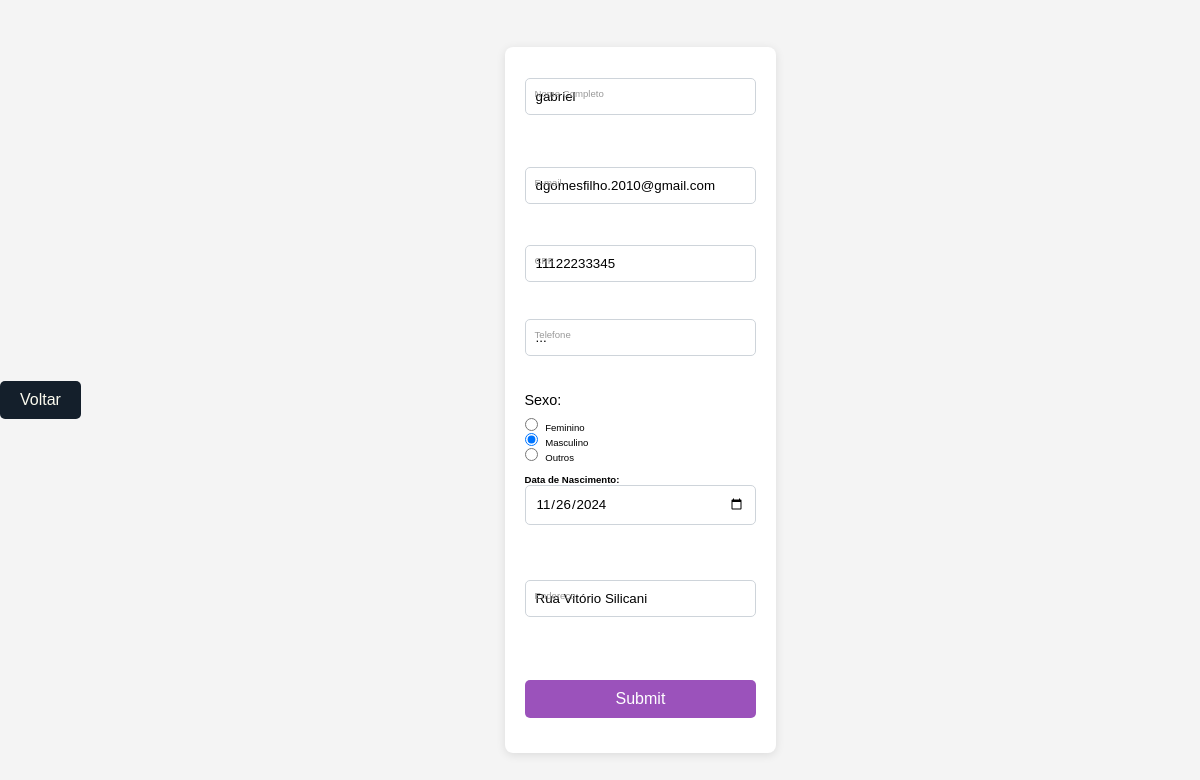
The page /editclientes.php?id=19 on the database its author committed.
### tables this page shows
CREATE TABLE `clientes` (
  `id` int(11) NOT NULL AUTO_INCREMENT,
  `nome` varchar(45) NOT NULL,
  `email` varchar(110) NOT NULL,
  `telefone` varchar(15) NOT NULL,
  `cpf` varchar(45) NOT NULL,
  `sexo` varchar(15) NOT NULL,
  `data_nascimento` date NOT NULL,
  `endereco` varchar(120) NOT NULL,
  PRIMARY KEY (`id`)
);

### editclientes.php (the view, shortened to what this page needs)
<?php
if (!empty($_GET['id'])) {
    include_once('config.php');
    $id = $_GET['id'];
    $sqlSelect = "SELECT * FROM clientes where id=$id";
    $result = $conexao->query($sqlSelect);
    if ($result->num_rows > 0) {
        while ($user_data = mysqli_fetch_assoc($result)) {
            $nome = $user_data['nome'];
            $email = $user_data['email'];
            $cpf = $user_data['cpf'];
            $telefone = $user_data['telefone'];
            $sexo = $user_data['sexo'];
            $data_nascimento = $user_data['data_nascimento'];
            $endereco = $user_data['endereco'];
        }
    } else {
        header('Location: clientes.php');
    }
}
?>
<!DOCTYPE html>
<html lang="pt-br">
<head>
    <link rel="stylesheet" href="FORMULARIOS.css">
</head>
<body>
    <div class="buttonVoltar">
        <a href="Funcionarios.php" class="btnVoltar">Voltar</a>
    </div>
    <div class="box">
        <form action="saveEditclientes.php" method="POST">
            <fieldset>
                <br>
                <div class="inputBox">
                    <input type="text" name="nome" id="nome" class="inputUser" value="<?php echo $nome ?>" required>
                    <label for="nome" class="labelInput">Nome Completo</label>
                    <br>
                </div>
                <br><br>
                <div class="inputBox">
                    <input type="text" name="email" id="email" class="inputUser" value="<?php echo $email ?>" required>
                    <label for="email" class="labelInput">E-mail</label>
                    <br>
                </div>
                <br>
                <div class="inputBox">
                    <input type="text" name="cpf" id="cpf" class="inputUser" value="<?php echo $cpf ?>" required>
                    <label for="cpf" class="labelInput">CPF</label>
                    <br>
                    <br><br>
                    <div class="inputBox">
                        <input type="tel" name="telefone" id="telefone" class="inputUser" value="<?php echo $telefone ?>" required>
                        <label for="telefone" class="labelInput">Telefone</label>
                    </div>
                    <br>
                    <p>Sexo:</p>
                    <input type="radio" id="feminino" name="sexo" value="feminino" <?php echo ($sexo == 'feminino') ? 'checked' : '' ?> required>
                    <label for="feminino">Feminino</label>
                    <br>
                    <input type="radio" id="masculino" name="sexo" value="masculino" <?php echo ($sexo == 'masculino') ? 'checked' : '' ?> required>
                    <label for="masculino">Masculino</label>
                    <br>
                    <input type="radio" id="outros" name="sexo" value="outros" <?php echo ($sexo == 'outros') ? 'checked' : '' ?> required>
                    <label for="outros">Outros</label>
                    <br><br>
                    <label for="data_nascimento"><b>Data de Nascimento:</b></label>
                    <input type="date" name="data_nascimento" id="data_nascimento" value="<?php echo $data_nascimento ?>" required>
                    <br><br><br>
                    <br>
                    <br><br>
                    <div class="inputBox">
                        <input type="text" name="endereco" id="endereco" class="inputUser" value="<?php echo $endereco ?>" required>
                        <label for="endereco" class="labelInput">Endereço</label>
                    </div>
                    <br>
                    <br><br>
                    <input type="submit" name="update" id="update">
            </fieldset>
        </form>
    </div>
</body>
</html>

### FORMULARIOS.css (style rules this page uses)
:root { --primeira-color: #9b52bb ; --segunda-color: #fcfbef ; --terceira-color:#141f2b ; --quarta-color:#6d6b7b ; --quinta-color:#b6bfc2 ; --branco: #ffffff ; --test-color: #ff0000; }
* { margin: 0; padding: 0; box-sizing: border-box; text-decoration: none; border: none; outline: none; scroll-behavior: smooth; font-family: "Poppins", sans-serif; }
html { font-size: 60%; overflow-x: hidden; }
.box { max-width: 600px; margin: 20px auto; padding: 20px; background-color: #fff; border-radius: 8px; box-shadow: 0 2px 10px rgba(0, 0, 0, 0.1); }
fieldset { border: none; }
.inputBox { position: relative; margin-bottom: 15px; }
.inputUser { width: 100%; padding: 10px; border: 1px solid #ced4da; border-radius: 5px; box-sizing: border-box; transition: border-color 0.3s; }
.labelInput { position: absolute; left: 10px; top: 10px; transition: 0.2s; color: #999; }
input[type="radio"] { margin-right: 5px; }
p { font-size: 1.5rem; margin: 10px 0; }
input[type="date"] { width: 100%; padding: 10px; border: 1px solid #ced4da; border-radius: 5px; box-sizing: border-box; transition: border-color 0.3s; }
input[type="submit"] { width: 100%; padding: 10px; border: none; border-radius: 5px; background-color: var(--primeira-color); color: white; font-size: 16px; cursor: pointer; transition: background-color 0.3s; }
.buttonVoltar { text-align: center; margin: 20px 0; }
.btnVoltar { display: inline-block; padding: 10px 20px; background-color: var(--terceira-color); color: var(--segunda-color); text-decoration: none; border-radius: 5px; font-size: 16px; transition: background-color 0.3s, transform 0.3s; }
body { font-family: Arial, sans-serif; background-color: #f4f4f4; display: flex; justify-content: center; align-items: center; height: 100vh; margin: 0; }
input[type="text"], input[type="password"] { width: 100%; padding: 10px; border: 1px solid #ced4da; border-radius: 5px; box-sizing: border-box; margin-bottom: 15px; transition: border-color 0.3s; }

### rows shown on the page
clientes: nome "gabriel", email "dgomesfilho.2010@gmail.com", cpf "11122233345", telefone "...", sexo "☐ Feminino", sexo "☑ Masculino", sexo "☐ Outros", data_nascimento "11/26/2024", endereco "Rua Vitório Silicani"
